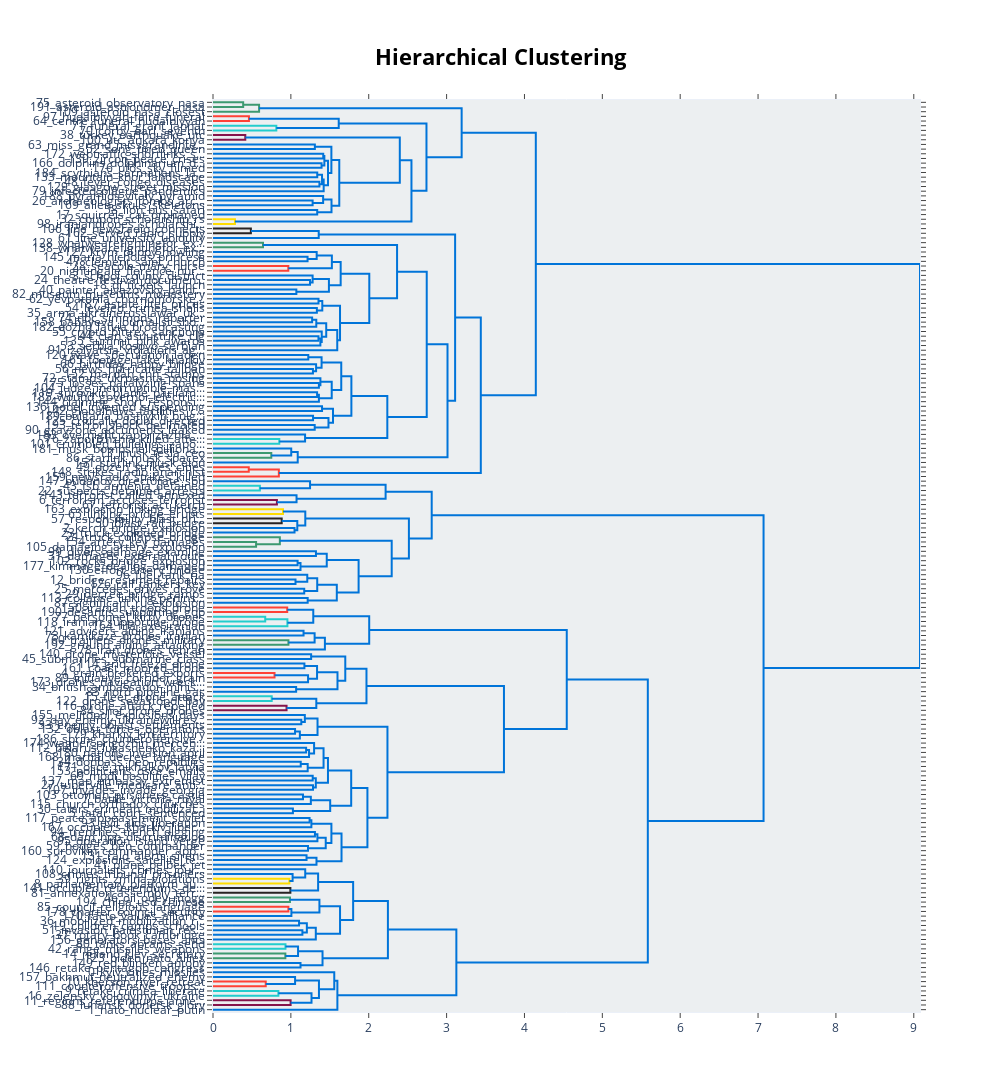

Write notebook code for a chart like this one.
### Code cell
model_fb.visualize_hierarchy()
